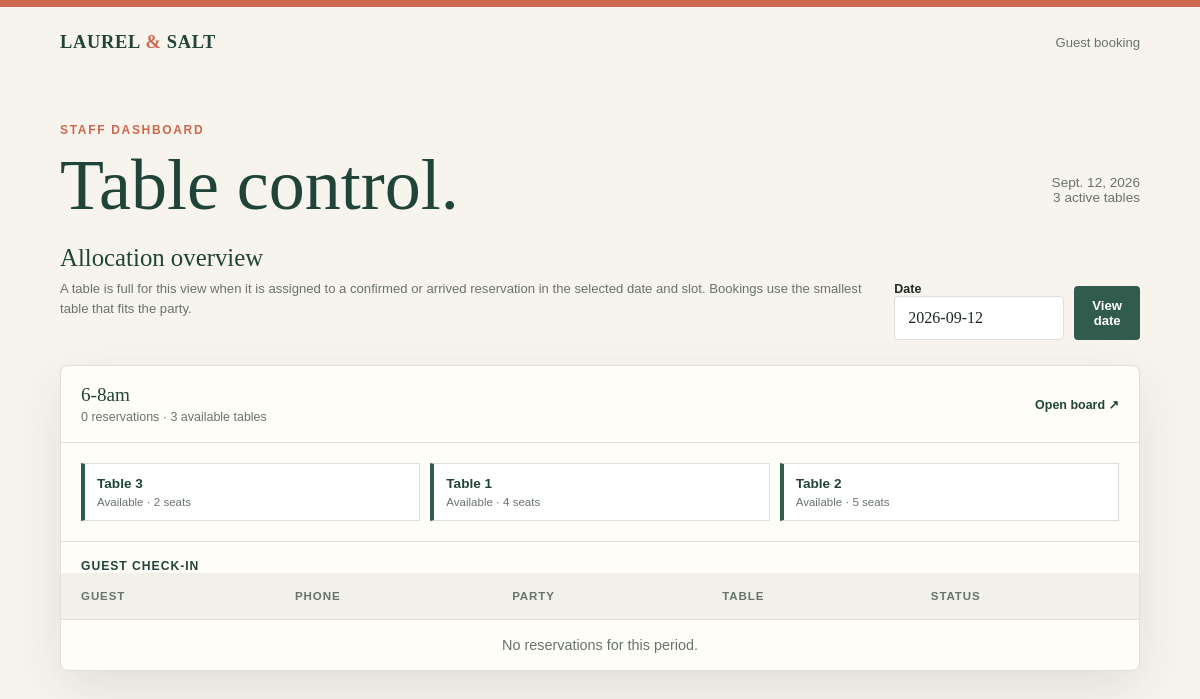
Before: /staff/ (signed in) with the older database file.
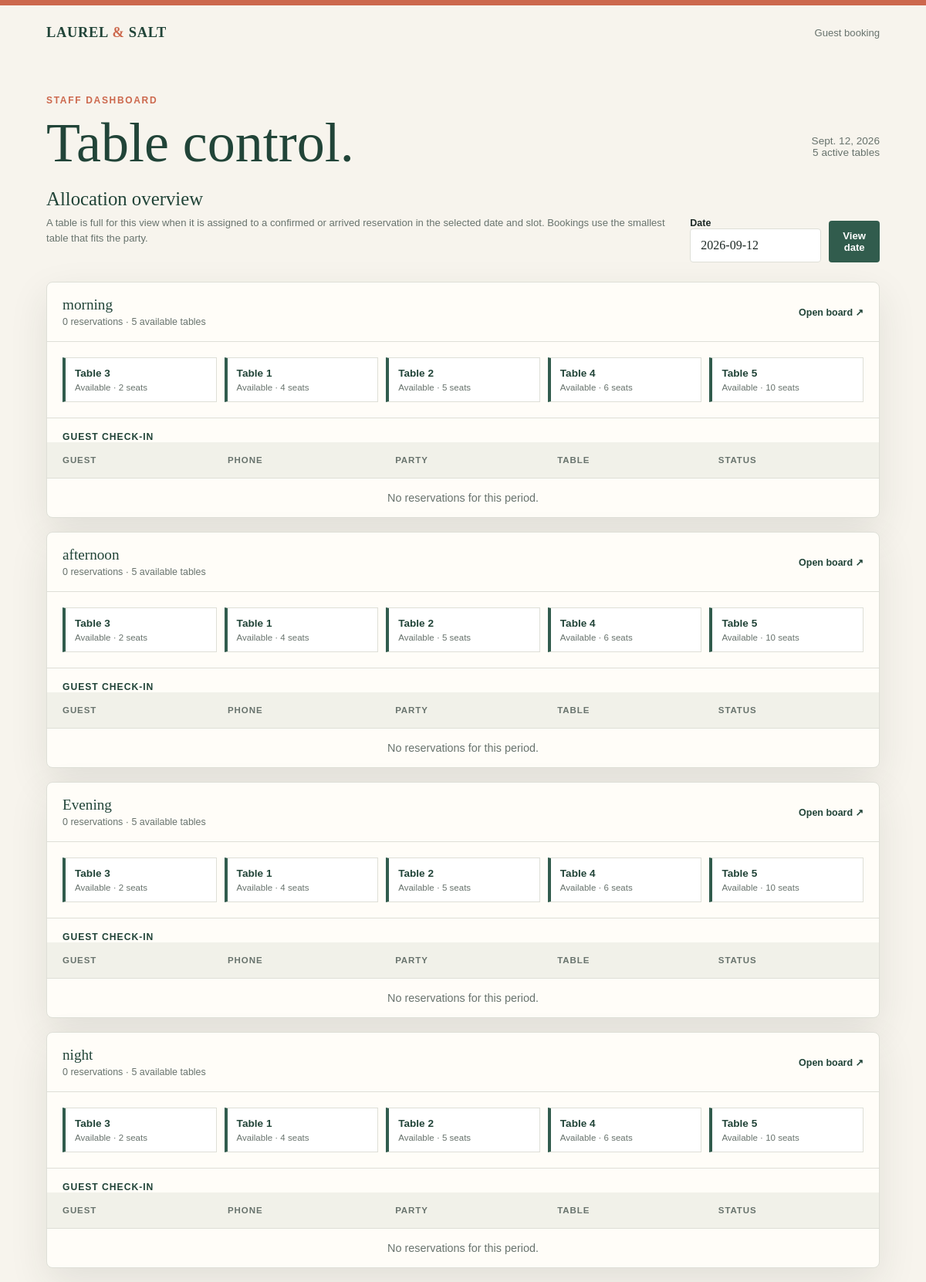
After: the same page with the newer database file.
### core/models.py (models this page shows, shortened)
class TimeSlot(models.Model):
    label = models.CharField(max_length=80, unique=True)
    start = models.TimeField()
    end = models.TimeField()
    is_active = models.BooleanField(default=True)
    class Meta:
        ordering = ["start"]

class Table(models.Model):
    number = models.PositiveIntegerField(unique=True)
    capacity = models.PositiveIntegerField()
    zone = models.CharField(max_length=80, blank=True)
    is_active = models.BooleanField(default=True)
    class Meta:
        ordering = ["capacity", "number"]

### core/views.py (the view)
# urls.py: path("staff/", views.staff_dashboard, name="staff-dashboard"),
@staff_member_required
def staff_dashboard(request):
    reservation_date = request.GET.get("date") or timezone.localdate().isoformat()
    try:
        selected_date = timezone.datetime.strptime(reservation_date, "%Y-%m-%d").date()
    except ValueError:
        selected_date = timezone.localdate()
        reservation_date = selected_date.isoformat()
    slots = list(TimeSlot.objects.filter(is_active=True))
    tables = list(Table.objects.filter(is_active=True))
    reservations = Reservation.objects.filter(
        reservation_date=selected_date,
        status__in=[Reservation.Status.CONFIRMED, Reservation.Status.ARRIVED],
    ).select_related("slot", "table")
    reservations_by_slot = {slot.id: [] for slot in slots}
    for reservation in reservations:
        reservations_by_slot.setdefault(reservation.slot_id, []).append(reservation)
    slot_rows = []
    for slot in slots:
        slot_reservations = reservations_by_slot.get(slot.id, [])
        occupied_ids = {reservation.table_id for reservation in slot_reservations if reservation.table_id}
        slot_rows.append(
            {
                "slot": slot,
                "reservations": slot_reservations,
                "occupied_ids": occupied_ids,
                "available_count": sum(table.id not in occupied_ids for table in tables),
            }
        )
    return render(
        request,
        "core/staff_dashboard.html",
        {
            "selected_date": selected_date,
            "reservation_date": reservation_date,
            "tables": tables,
            "slot_rows": slot_rows,
        },
    )

### templates/core/staff_dashboard.html (shortened to what this page needs)
{% load static %}
<!doctype html>
<html lang="en">
<head>
    <link rel="stylesheet" href="{% static 'core/styles.css' %}">
    <link rel="stylesheet" href="https://cdn.jsdelivr.net/npm/flatpickr/dist/flatpickr.min.css">
</head>
<body>
    <div class="shell">
        <header class="topbar">
            <a class="brand" href="{% url 'core:booking' %}">LAUREL <span>&amp;</span> SALT</a>
            <a class="nav-link" href="{% url 'core:booking' %}">Guest booking</a>
        </header>
        <main>
            <header class="board-header">
                <div>
                    <p class="eyebrow">Staff dashboard</p>
                    <h1>Table control.</h1>
                </div>
                <p class="board-meta">{{ selected_date }}<br>{{ tables|length }} active table{{ tables|length|pluralize }}</p>
            </header>
            <section class="dashboard-tools">
                <div>
                    <p class="panel-title">Allocation overview</p>
                    <p class="rule-note">A table is full for this view when it is assigned to a confirmed or arrived reservation in the selected date and slot. Bookings use the smallest table that fits the party.</p>
                </div>
                <form method="get">
                    <div>
                        <label for="dashboard-date">Date</label>
                        <input id="dashboard-date" name="date" class="datepicker" type="text" value="{{ reservation_date }}" autocomplete="off">
                    </div>
                    <button type="submit">View date</button>
                </form>
            </section>
            {% for row in slot_rows %}
                <section class="board-panel dashboard-panel">
                    <div class="slot-summary">
                        <div>
                            <h2>{{ row.slot.label }}</h2>
                            <p>{{ row.reservations|length }} reservation{{ row.reservations|length|pluralize }} · {{ row.available_count }} available table{{ row.available_count|pluralize }}</p>
                        </div>
                        <a href="{% url 'core:allocation-board' row.slot.id %}?date={{ reservation_date }}">Open board ↗</a>
                    </div>
                    <div class="table-grid">
                        {% for table in tables %}
                            <div class="table-tile{% if table.id in row.occupied_ids %} full{% endif %}">
                                <strong>Table {{ table.number }}</strong>
                                {% if table.id in row.occupied_ids %}
                                    <span>Full · {{ table.capacity }} seats</span>
                                {% else %}
                                    <span>Available · {{ table.capacity }} seats</span>
                                {% endif %}
                            </div>
                        {% empty %}
                            <p class="empty">No active tables configured.</p>
                        {% endfor %}
                    </div>
                    <div class="reservation-list">
                        <p class="reservation-list-heading">Guest check-in</p>
                        <table>
                            <thead><tr><th>Guest</th><th>Phone</th><th>Party</th><th>Table</th><th>Status</th></tr></thead>
                            <tbody>
                                {% for reservation in row.reservations %}
                                    <tr>
                                        <td>{{ reservation.guest_name }}</td>
                                        <td><a class="phone-link" href="tel:{{ reservation.phone }}">{{ reservation.phone }}</a></td>
                                        <td>{{ reservation.party_size }}</td>
                                        <td>{{ reservation.table|default:"Unassigned" }}</td>
                                        <td class="status">{{ reservation.get_status_display }}</td>
                                    </tr>
                                {% empty %}
                                    <tr><td class="empty" colspan="5">No reservations for this period.</td></tr>
                                {% endfor %}
                            </tbody>
                        </table>
                    </div>
                </section>
            {% empty %}
                <section class="board-panel"><p class="empty">No active dining slots configured.</p></section>
            {% endfor %}
        </main>
    </div>
</body>
</html>

### core/static/core/styles.css (style rules this page uses)
:root { --ink: #1d2925; --muted: #68736d; --cream: #f7f4ed; --paper: #fffdf8; --line: #dedfd7; --sage: #315c4d; --sage-dark: #214438; --coral: #cc684d; --shadow: 0 18px 50px rgba(35, 49, 43, .10); }
* { box-sizing: border-box; }
body { margin: 0; color: var(--ink); background: var(--cream); font-family: Georgia, "Times New Roman", serif; }
body::before { content: ""; display: block; height: 7px; background: var(--coral); }
.shell { width: min(1080px, calc(100% - 40px)); margin: 0 auto; }
.topbar { display: flex; align-items: center; justify-content: space-between; padding: 25px 0; }
.brand { color: var(--sage-dark); font-size: 1.15rem; font-weight: 700; letter-spacing: .04em; text-decoration: none; }
.brand span { color: var(--coral); }
.nav-link { color: var(--muted); font-family: Arial, sans-serif; font-size: .82rem; text-decoration: none; }
.eyebrow { margin: 0 0 15px; color: var(--coral); font-family: Arial, sans-serif; font-size: .75rem; font-weight: 700; letter-spacing: .14em; text-transform: uppercase; }
h1 { max-width: 590px; margin: 0; color: var(--sage-dark); font-size: clamp(2.8rem, 7vw, 5.8rem); font-weight: 500; line-height: .93; }
.form-panel, .board-panel { border: 1px solid var(--line); border-radius: 8px; background: var(--paper); box-shadow: var(--shadow); }
.panel-title { margin: 0 0 7px; color: var(--sage-dark); font-size: 1.55rem; font-weight: 500; }
label { display: block; margin-bottom: 7px; color: var(--ink); font-family: Arial, sans-serif; font-size: .78rem; font-weight: 700; }
input, select { width: 100%; border: 1px solid var(--line); border-radius: 4px; padding: 12px 13px; color: var(--ink); background: #fff; font: inherit; }
button { width: 100%; border: 0; border-radius: 4px; padding: 14px 18px; color: #fff; background: var(--sage); cursor: pointer; font-family: Arial, sans-serif; font-size: .82rem; font-weight: 700; }
.board-header { display: flex; align-items: end; justify-content: space-between; gap: 20px; padding: 45px 0 25px; }
.board-header h1 { font-size: clamp(2.5rem, 6vw, 4.5rem); }
.board-meta { color: var(--muted); font-family: Arial, sans-serif; font-size: .85rem; text-align: right; }
.board-panel { overflow: hidden; }
table { width: 100%; border-collapse: collapse; }
th, td { padding: 17px 20px; text-align: left; }
th { color: var(--muted); background: #f1f1e9; font-family: Arial, sans-serif; font-size: .72rem; letter-spacing: .08em; text-transform: uppercase; }
td { border-top: 1px solid var(--line); font-family: Arial, sans-serif; font-size: .9rem; }
.empty { color: var(--muted); text-align: center; }
.dashboard-tools { display: flex; align-items: end; justify-content: space-between; gap: 20px; margin-bottom: 25px; }
.dashboard-tools form { display: flex; align-items: end; gap: 10px; }
.dashboard-tools label { margin: 0; }
.dashboard-tools input { width: 170px; }
.dashboard-tools button { width: auto; padding: 12px 18px; }
.rule-note { margin: 0 0 22px; color: var(--muted); font-family: Arial, sans-serif; font-size: .82rem; line-height: 1.5; }
.slot-summary { display: flex; align-items: center; justify-content: space-between; padding: 18px 20px; border-bottom: 1px solid var(--line); }
.slot-summary h2 { margin: 0; color: var(--sage-dark); font-size: 1.2rem; font-weight: 500; }
.slot-summary p { margin: 4px 0 0; color: var(--muted); font-family: Arial, sans-serif; font-size: .78rem; }
.slot-summary a { color: var(--sage-dark); font-family: Arial, sans-serif; font-size: .78rem; font-weight: 700; text-decoration: none; }
.table-grid { display: grid; grid-template-columns: repeat(auto-fit, minmax(150px, 1fr)); gap: 10px; padding: 20px; }
.table-tile { border: 1px solid var(--line); border-left: 4px solid var(--sage); padding: 12px; background: #fff; }
.table-tile strong { display: block; color: var(--sage-dark); font-family: Arial, sans-serif; font-size: .85rem; }
.table-tile span { display: block; margin-top: 5px; color: var(--muted); font-family: Arial, sans-serif; font-size: .72rem; }
.dashboard-panel { margin-bottom: 18px; }
.reservation-list { border-top: 1px solid var(--line); overflow-x: auto; }
.reservation-list-heading { margin: 0; padding: 17px 20px 0; color: var(--sage-dark); font-family: Arial, sans-serif; font-size: .76rem; font-weight: 700; letter-spacing: .08em; text-transform: uppercase; }
.reservation-list table { min-width: 620px; }

Changed rows visible on the page:
removed TimeSlot: slot.label "6-8am", reservations|length "0", available_count "3", Table (number "3", capacity "2"), Table (number "1", capacity "4"), Table (number "2", capacity "5")
added TimeSlot: slot.label "morning", reservations|length "0", available_count "5", Table (number "3", capacity "2"), Table (number "1", capacity "4"), Table (number "2", capacity "5")
added Table: number "4", capacity "6"
added Table: number "5", capacity "10"
added TimeSlot: slot.label "afternoon", reservations|length "0", available_count "5", Table (number "3", capacity "2"), Table (number "1", capacity "4"), Table (number "2", capacity "5")
added TimeSlot: slot.label "Evening", reservations|length "0", available_count "5", Table (number "3", capacity "2"), Table (number "1", capacity "4"), Table (number "2", capacity "5")
added TimeSlot: slot.label "night", reservations|length "0", available_count "5", Table (number "3", capacity "2"), Table (number "1", capacity "4"), Table (number "2", capacity "5")
Other visible differences:
{{ tables|length }}: "3" → "5"
